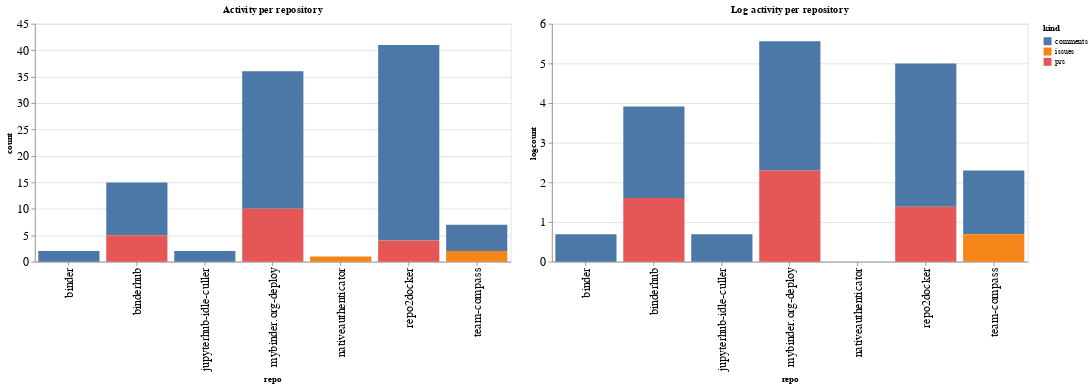

This figure's notebook cell:
### Code cell
ch1 = alt.Chart(repo_summaries, width=600, title="Activity per repository").mark_bar().encode(
    x='repo',
    y='count',
    color='kind',
    tooltip="kind"
)

ch2 = alt.Chart(repo_summaries, width=600, title="Log activity per repository").mark_bar().encode(
    x='repo',
    y='logcount',
    color='kind',
    tooltip="kind"
)

ch1 | ch2

### Figure 1 — Vega-Lite specification as saved in the notebook (floating-point values rounded to 4 significant figures)
{"config": {"axisLeft": {"labelFontSize": 15}, "axisBottom": {"labelFontSize": 15}}, "hconcat": [{"mark": "bar", "encoding": {"color": {"type": "nominal", "field": "kind"}, "tooltip": {"type": "nominal", "field": "kind"}, "x": {"type": "nominal", "field": "repo"}, "y": {"type": "quantitative", "field": "count"}}, "title": "Activity per repository", "width": 600}, {"mark": "bar", "encoding": {"color": {"type": "nominal", "field": "kind"}, "tooltip": {"type": "nominal", "field": "kind"}, "x": {"type": "nominal", "field": "repo"}, "y": {"type": "quantitative", "field": "logcount"}}, "title": "Log activity per repository", "width": 600}], "data": {"name": "data-48bb5fcc505922207a18baf5e5375c30"}, "$schema": "https://vega.github.io/schema/vega-lite/v4.8.1.json", "datasets": {"data-48bb5fcc505922207a18baf5e5375c30": [{"repo": "binder", "kind": "comments", "count": 2, "logcount": 0.6931}, {"repo": "binderhub", "kind": "comments", "count": 10, "logcount": 2.303}, {"repo": "binderhub", "kind": "prs", "count": 5, "logcount": 1.609}, {"repo": "jupyterhub-idle-culler", "kind": "comments", "count": 2, "logcount": 0.6931}, {"repo": "mybinder.org-deploy", "kind": "comments", "count": 26, "logcount": 3.258}, {"repo": "mybinder.org-deploy", "kind": "prs", "count": 10, "logcount": 2.303}, {"repo": "nativeauthenticator", "kind": "issues", "count": 1, "logcount": 0.0}, {"repo": "repo2docker", "kind": "comments", "count": 37, "logcount": 3.611}, {"repo": "repo2docker", "kind": "prs", "count": 4, "logcount": 1.386}, {"repo": "team-compass", "kind": "comments", "count": 5, "logcount": 1.609}, {"repo": "team-compass", "kind": "issues", "count": 2, "logcount": 0.6931}]}}
